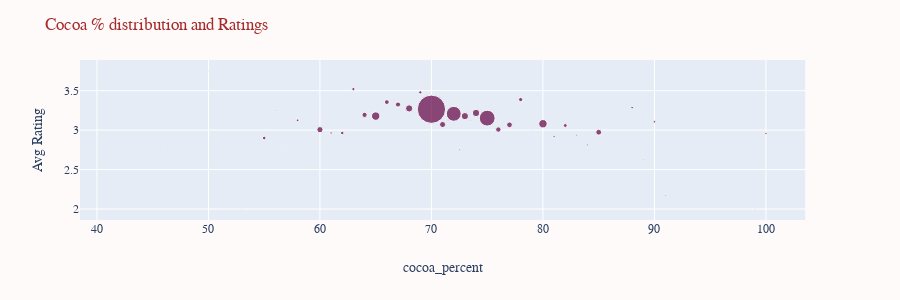

Notebook code for this chart:
### Code cell
#Plot Cocoa distribution
fig3 = px.scatter(cocoa_percent, x="cocoa_percent", y="Avg Rating", 
                 size='# of bars',color_discrete_sequence=["#620042"])
fig3=fig3.update_layout(
    paper_bgcolor="snow",
    title_text="Cocoa % distribution and Ratings",
    font_family="Arial",
    title_font_family="Times New Roman",
    title_font_color="brown",
    height=300
)
fig3.show()

### Figure 1 — Plotly figure (JSON) as saved in the notebook; plotly's stock layout.template omitted (floating-point values rounded to 4 significant figures)
{"data": [{"hoverlabel": {"namelength": 0}, "hovertemplate": "cocoa_percent=%{x}<br>Avg Rating=%{y}<br># of bars=%{marker.size}", "legendgroup": "", "marker": {"color": "#620042", "size": [1, 1, 1, 1, 15, 2, 1, 8, 44, 1, 7, 14, 12, 31, 80, 26, 30, 59, 12, 904, 42, 2, 251, 4, 59, 2, 62, 284, 33, 37, 20, 1, 80, 6, 17, 4, 4, 38, 1, 1, 7, 2, 7, 3, 1, 6], "sizemode": "area", "sizeref": 2.26, "symbol": "circle"}, "mode": "markers", "name": "", "showlegend": false, "type": "scatter", "x": [42, 46, 50, 53, 55, 56, 57, 58, 60, 60.5, 61, 62, 63, 64, 65, 66, 67, 68, 69, 70, 71, 71.5, 72, 72.5, 73, 73.5, 74, 75, 76, 77, 78, 79, 80, 81, 82, 83, 84, 85, 86, 87, 88, 89, 90, 91, 99, 100], "xaxis": "x", "y": [2.75, 2.75, 3.75, 2, 2.9, 3.25, 2.75, 3.125, 3.006, 2.75, 2.964, 2.964, 3.521, 3.194, 3.178, 3.356, 3.325, 3.275, 3.479, 3.265, 3.071, 3.125, 3.207, 2.75, 3.178, 3.125, 3.218, 3.152, 3.008, 3.068, 3.388, 3, 3.081, 2.917, 3.059, 2.938, 2.812, 2.974, 3.25, 3.25, 3.286, 2.625, 3.107, 2.167, 2, 2.958], "yaxis": "y"}], "layout": {"font": {"family": "Arial"}, "height": 300, "legend": {"itemsizing": "constant", "tracegroupgap": 0}, "margin": {"t": 60}, "paper_bgcolor": "snow", "title": {"font": {"color": "brown", "family": "Times New Roman"}, "text": "Cocoa % distribution and Ratings"}, "xaxis": {"anchor": "y", "domain": [0, 0.98], "title": {"text": "cocoa_percent"}}, "yaxis": {"anchor": "x", "domain": [0, 1], "title": {"text": "Avg Rating"}}}}
